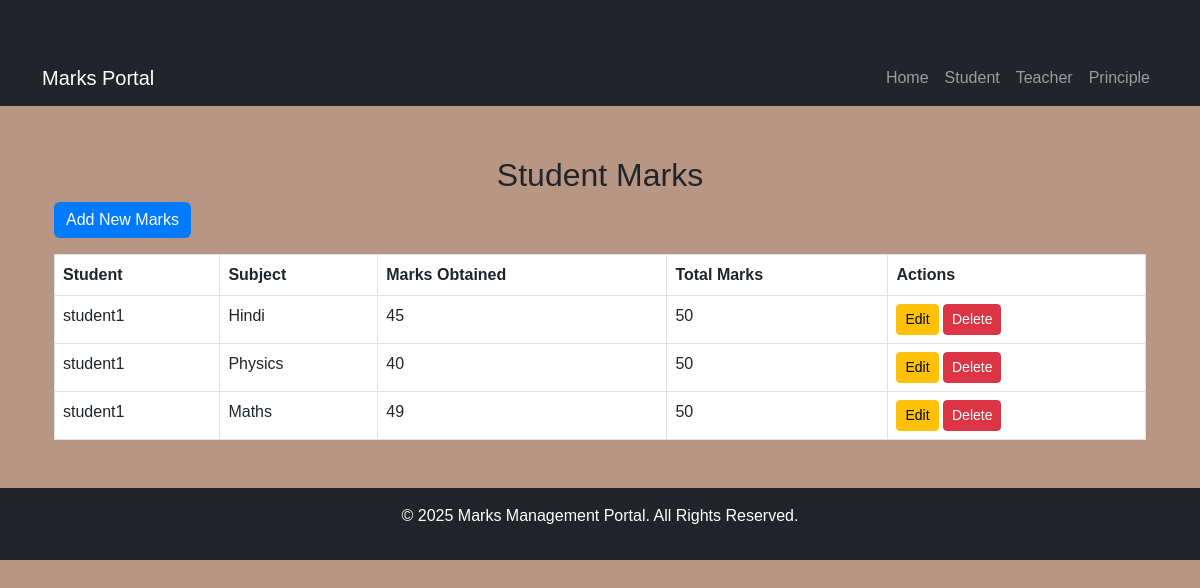
/marks/ (signed in), run on an earlier commit of the app's database.
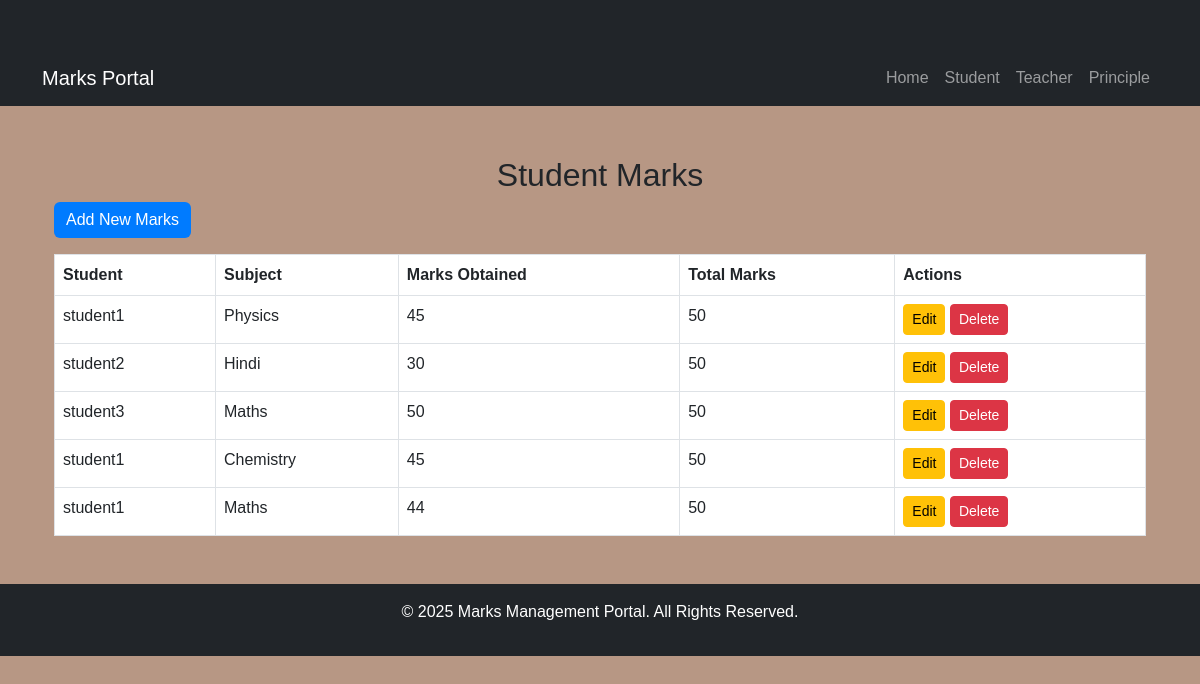
And on a later commit of the database.
### core/models.py (models this page shows, shortened)
class Marks(models.Model):
    student = models.ForeignKey(User, on_delete=models.CASCADE, limit_choices_to={'is_staff': False})
    subject = models.CharField(max_length=100)
    marks_obtained = models.IntegerField()
    total_marks = models.IntegerField(default=0)

class User(AbstractUser):
    ROLE_CHOICES = (
        ('admin', 'Admin'),
        ('teacher', 'Teacher'),
        ('student', 'Student'),
    )
    role = models.CharField(max_length=10, choices=ROLE_CHOICES, default='student')

### core/views.py (the view)
# urls.py: path('marks/', marks_list, name='marks_list'),
@login_required
def marks_list(request):
    if request.user.is_staff:  # Teachers/Admins can view all marks
        marks = Marks.objects.all()
    else:  # Students can view only their marks
        marks = Marks.objects.filter(student=request.user)
    return render(request, 'marks_list.html', {'marks': marks})

### templates/marks_list.html (shortened to what this page needs)
{% extends "base.html" %}
{%load static %}
{% block content %}
<div class="container mt-4">
    <h2 class="text-center">Student Marks</h2>
    {% if user.is_staff %}
        <a href="{% url 'marks_create' %}" class="btn btn-primary mb-3">Add New Marks</a>
    {% endif %}
    <table class="table table-bordered">
        <thead>
            <tr>
                <th>Student</th>
                <th>Subject</th>
                <th>Marks Obtained</th>
                <th>Total Marks</th>
                {% if user.is_staff %}
                <th>Actions</th>
                {% endif %}
            </tr>
        </thead>
        <tbody>
            {% for mark in marks %}
            <tr>
                <td>{{ mark.student.username }}</td>
                <td>{{ mark.subject }}</td>
                <td>{{ mark.marks_obtained }}</td>
                <td>{{ mark.total_marks }}</td>
                {% if user.is_staff %}
                <td>
                    <a href="{% url 'marks_update' mark.pk %}" class="btn btn-warning btn-sm">Edit</a>
                    <a href="{% url 'marks_delete' mark.pk %}" class="btn btn-danger btn-sm">Delete</a>
                </td>
                {% endif %}
            </tr>
            {% endfor %}
        </tbody>
    </table>
</div>
{% endblock %}

### templates/base.html (shortened to what this page needs)
{% load static %}
<!DOCTYPE html>
<html lang="en">
<head>
    <link rel="stylesheet" href="https://cdn.jsdelivr.net/npm/bootstrap@5.3.0/dist/css/bootstrap.min.css">
    <link rel="stylesheet" href="{% static 'css/styles.css' %}">
</head>
<body>
    {% include "includes/header.html" %}
    <div class="container">
        {% block content %}
        {% endblock %}
    </div>
    {% include "includes/footer.html" %}
</body>
</html>

### templates/includes/header.html (shortened to what this page needs)
{% load static %}
<nav class="navbar navbar-expand-lg navbar-dark bg-dark">
    <div class="container">
        <a class="navbar-brand" href="{% url 'home' %}">Marks Portal</a>
        <div class="collapse navbar-collapse" id="navbarNav">
            <ul class="navbar-nav ms-auto">
                <li class="nav-item"><a class="nav-link" href="{% url 'home' %}">Home</a></li>
                <li class="nav-item"><a href="{% url 'dashboard' %}" class="nav-link">Student</a></li>
                <li class="nav-item"><a href="{% url 'dashboard' %}" class="nav-link">Teacher</a></li>
                <li class="nav-item"><a href="{% url 'dashboard' %}" class="nav-link">Principle</a></li>
            </ul>
        </div>
    </div>
</nav>

### templates/includes/footer.html
<footer class="bg-dark text-white text-center py-3 mt-5">
    <p>&copy; 2025 Marks Management Portal. All Rights Reserved.</p>
</footer>

### static/css/styles.css (style rules this page uses)
body { background-color: #b79784; font-family: 'Arial', sans-serif; }
.container { margin-top: 50px; }
.btn-primary { background-color: #007bff; border: none; }
.navbar { background-color: #343a40; }
.navbar-brand { color: white !important; }

What changed in the data, as far as the page shows it:
removed Marks: student.username "student1", subject "Hindi", marks_obtained "45", total_marks "50"
removed Marks: student.username "student1", subject "Physics", marks_obtained "40", total_marks "50"
removed Marks: student.username "student1", subject "Maths", marks_obtained "49", total_marks "50"
added Marks: student.username "student1", subject "Physics", marks_obtained "45", total_marks "50"
added Marks: student.username "student2", subject "Hindi", marks_obtained "30", total_marks "50"
added Marks: student.username "student3", subject "Maths", marks_obtained "50", total_marks "50"
added Marks: student.username "student1", subject "Chemistry", marks_obtained "45", total_marks "50"
added Marks: student.username "student1", subject "Maths", marks_obtained "44", total_marks "50"
